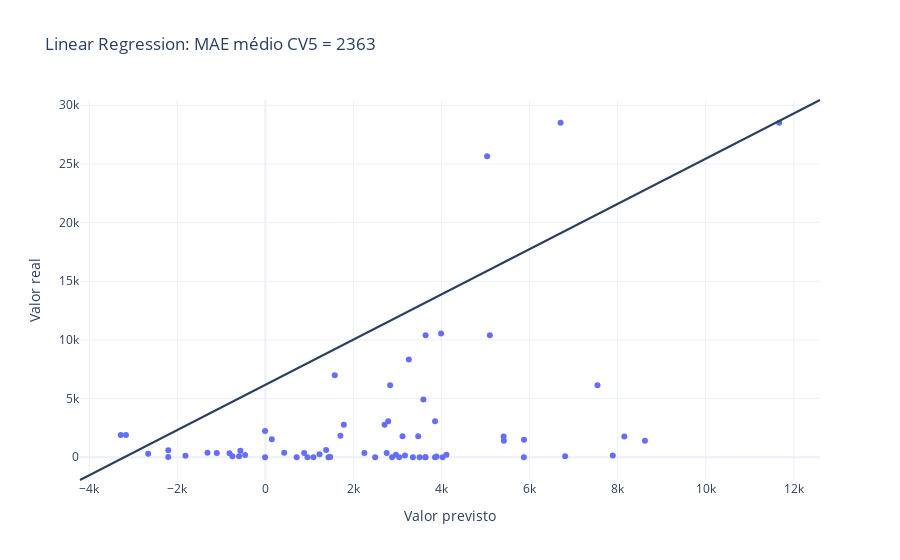

Notebook code cell kept with this figure:
### Code cell
plot_prediction(lin_reg, transformer.transform(X_selected), y, scores_lr, "Linear Regression")

### Figure 1 — Plotly figure (JSON) as saved in the notebook; plotly's stock layout.template omitted (floating-point values rounded to 4 significant figures)
{"data": [{"hovertemplate": "Valor previsto=%{x}<br>Valor real=%{y}<extra></extra>", "legendgroup": "", "marker": {"color": "#636efa", "symbol": "circle"}, "mode": "markers", "name": "", "orientation": "v", "showlegend": false, "type": "scatter", "x": [-2663.0, 3503.0, 5873.0, -2206.0, 3350.0, 4024.0, -569.2, 1379.0, 1781.0, 2707.0, 6704.0, 11670.0, 6807.0, -748.5, -598.0, 1229.0, 426.7, 3637.0, 1090.0, 5416.0, 8620.0, 7888.0, 3169.0, -3167.0, -3285.0, 956.0, 3852.0, 5035.0, 8151.0, 5410.0, 145.3, 3990.0, 3470.0, 3114.0, -1104.0, 879.8, 2754.0, -1316.0, 1575.0, -7.775, -7.775, 709.8, 1472.0, 3887.0, 2492.0, 3630.0, -1816.0, 2248.0, 3257.0, 7542.0, 2833.0, -815.6, -2206.0, 3039.0, 1433.0, 1703.0, -461.6, 2877.0, 5869.0, 2965.0, 4112.0, 3639.0, 5097.0, 2789.0, 3853.0, 3588.0], "xaxis": "x", "y": [298, 0, 1486, 600, 0, 0, 556, 612, 2772, 2772, 28508, 28508, 76, 76, 76, 251, 374, 0, 0, 1404, 1404, 150, 150, 1897, 1897, 0, 0, 25659, 1766, 1766, 1529, 10557, 1793, 1793, 360, 360, 360, 386, 6997, 2228, 0, 0, 12, 70, 8, 8, 129, 364, 8323, 6142, 6142, 335, 26, 0, 0, 1836, 186, 0, 0, 216, 216, 10387, 10387, 3077, 3077, 4915], "yaxis": "y"}], "layout": {"legend": {"tracegroupgap": 0}, "shapes": [{"type": "line", "x0": 0, "x1": 1, "xref": "paper", "y0": 0, "y1": 1, "yref": "paper"}], "title": {"text": "Linear Regression: MAE médio CV5 = 2363"}, "xaxis": {"anchor": "y", "domain": [0, 1], "title": {"text": "Valor previsto"}}, "yaxis": {"anchor": "x", "domain": [0, 1], "title": {"text": "Valor real"}}}}
